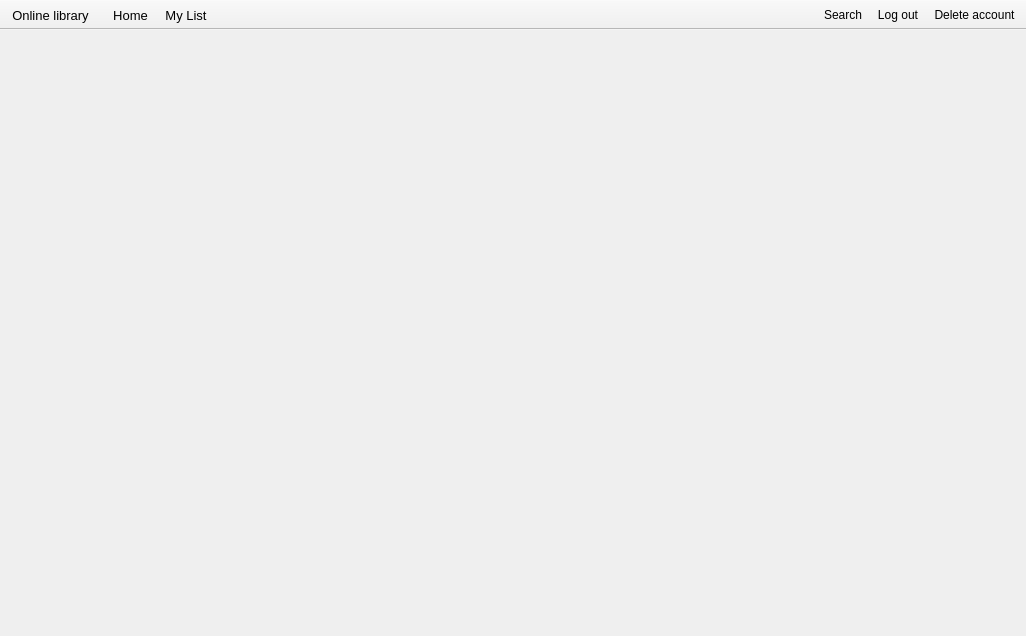
<?xml version="1.0" encoding="UTF-8"?>
<ui version="4.0">
 <class>MainWindow</class>
 <widget class="QMainWindow" name="MainWindow">
  <property name="geometry">
   <rect>
    <x>0</x>
    <y>0</y>
    <width>1026</width>
    <height>636</height>
   </rect>
  </property>
  <property name="windowTitle">
   <string>MainWindow</string>
  </property>
  <property name="iconSize">
   <size>
    <width>30</width>
    <height>30</height>
   </size>
  </property>
  <property name="toolButtonStyle">
   <enum>Qt::ToolButtonTextUnderIcon</enum>
  </property>
  <property name="animated">
   <bool>false</bool>
  </property>
  <property name="documentMode">
   <bool>true</bool>
  </property>
  <property name="tabShape">
   <enum>QTabWidget::Rounded</enum>
  </property>
  <property name="unifiedTitleAndToolBarOnMac">
   <bool>false</bool>
  </property>
  <widget class="QWidget" name="centralWidget">
   <layout class="QGridLayout" name="gridLayout_2">
    <item row="0" column="0">
     <widget class="QStackedWidget" name="stackedWidget">
      <property name="frameShape">
       <enum>QFrame::NoFrame</enum>
      </property>
      <property name="currentIndex">
       <number>0</number>
      </property>
      <widget class="QWidget" name="homePage">
       <layout class="QGridLayout" name="gridLayout">
        <item row="0" column="0">
         <widget class="QScrollArea" name="homePageScrollArea">
          <property name="frameShape">
           <enum>QFrame::NoFrame</enum>
          </property>
          <property name="widgetResizable">
           <bool>true</bool>
          </property>
          <widget class="QWidget" name="homePageScrollAreaWidgetContents">
           <property name="geometry">
            <rect>
             <x>0</x>
             <y>0</y>
             <width>982</width>
             <height>509</height>
            </rect>
           </property>
           <layout class="QGridLayout" name="gridLayout_3">
            <item row="0" column="0">
             <layout class="QVBoxLayout" name="genreVerticalLayout"/>
            </item>
           </layout>
          </widget>
         </widget>
        </item>
       </layout>
      </widget>
      <widget class="QWidget" name="searchPage">
       <layout class="QGridLayout" name="gridLayout_4">
        <item row="0" column="0">
         <widget class="QScrollArea" name="seachPageScrollArea">
          <property name="frameShape">
           <enum>QFrame::NoFrame</enum>
          </property>
          <property name="widgetResizable">
           <bool>true</bool>
          </property>
          <widget class="QWidget" name="searchPageScrollAreaWidgetContents">
           <property name="geometry">
            <rect>
             <x>0</x>
             <y>0</y>
             <width>975</width>
             <height>509</height>
            </rect>
           </property>
           <layout class="QGridLayout" name="gridLayout_6">
            <item row="1" column="1">
             <layout class="QGridLayout" name="searchPageGridLayout">
              <item row="1" column="0" colspan="4">
               <widget class="QScrollArea" name="scrollArea">
                <property name="widgetResizable">
                 <bool>true</bool>
                </property>
                <widget class="QWidget" name="scrollAreaWidgetContents_3">
                 <property name="geometry">
                  <rect>
                   <x>0</x>
                   <y>0</y>
                   <width>931</width>
                   <height>446</height>
                  </rect>
                 </property>
                </widget>
               </widget>
              </item>
              <item row="0" column="0">
               <spacer name="horizontalSpacer2">
                <property name="orientation">
                 <enum>Qt::Horizontal</enum>
                </property>
                <property name="sizeType">
                 <enum>QSizePolicy::Fixed</enum>
                </property>
                <property name="sizeHint" stdset="0">
                 <size>
                  <width>200</width>
                  <height>0</height>
                 </size>
                </property>
               </spacer>
              </item>
              <item row="0" column="1">
               <widget class="QLineEdit" name="searchLineEdit">
                <property name="minimumSize">
                 <size>
                  <width>300</width>
                  <height>30</height>
                 </size>
                </property>
                <property name="maximumSize">
                 <size>
                  <width>300</width>
                  <height>30</height>
                 </size>
                </property>
               </widget>
              </item>
              <item row="0" column="2">
               <widget class="QPushButton" name="pushButton">
                <property name="minimumSize">
                 <size>
                  <width>100</width>
                  <height>30</height>
                 </size>
                </property>
                <property name="maximumSize">
                 <size>
                  <width>100</width>
                  <height>30</height>
                 </size>
                </property>
                <property name="text">
                 <string>Search</string>
                </property>
               </widget>
              </item>
              <item row="0" column="3">
               <spacer name="horizontalSpacer3">
                <property name="orientation">
                 <enum>Qt::Horizontal</enum>
                </property>
                <property name="sizeType">
                 <enum>QSizePolicy::Fixed</enum>
                </property>
                <property name="sizeHint" stdset="0">
                 <size>
                  <width>300</width>
                  <height>20</height>
                 </size>
                </property>
               </spacer>
              </item>
             </layout>
            </item>
            <item row="1" column="0">
             <spacer name="horizontalSpacer4">
              <property name="orientation">
               <enum>Qt::Horizontal</enum>
              </property>
              <property name="sizeType">
               <enum>QSizePolicy::Fixed</enum>
              </property>
              <property name="sizeHint" stdset="0">
               <size>
                <width>0</width>
                <height>20</height>
               </size>
              </property>
             </spacer>
            </item>
           </layout>
          </widget>
         </widget>
        </item>
        <item row="0" column="1">
         <spacer name="horizontalSpacer1">
          <property name="orientation">
           <enum>Qt::Horizontal</enum>
          </property>
          <property name="sizeType">
           <enum>QSizePolicy::Fixed</enum>
          </property>
          <property name="sizeHint" stdset="0">
           <size>
            <width>0</width>
            <height>20</height>
           </size>
          </property>
         </spacer>
        </item>
       </layout>
      </widget>
      <widget class="QWidget" name="myListPage">
       <layout class="QGridLayout" name="gridLayout_5">
        <item row="0" column="0">
         <widget class="QScrollArea" name="myListPageScrollArea">
          <property name="frameShape">
           <enum>QFrame::NoFrame</enum>
          </property>
          <property name="widgetResizable">
           <bool>true</bool>
          </property>
          <widget class="QWidget" name="myListScrollAreaWidgetContents">
           <property name="geometry">
            <rect>
             <x>0</x>
             <y>0</y>
             <width>105</width>
             <height>105</height>
            </rect>
           </property>
           <layout class="QGridLayout" name="gridLayout_8">
            <item row="0" column="0">
             <widget class="QScrollArea" name="myListScrollArea">
              <property name="frameShape">
               <enum>QFrame::NoFrame</enum>
              </property>
              <property name="widgetResizable">
               <bool>true</bool>
              </property>
              <widget class="QWidget" name="myListScrollAreaWidgetContents_2">
               <property name="geometry">
                <rect>
                 <x>0</x>
                 <y>0</y>
                 <width>83</width>
                 <height>83</height>
                </rect>
               </property>
               <layout class="QGridLayout" name="gridLayout_10">
                <item row="0" column="0">
                 <layout class="QGridLayout" name="myListGridLayout"/>
                </item>
               </layout>
              </widget>
             </widget>
            </item>
           </layout>
          </widget>
         </widget>
        </item>
       </layout>
      </widget>
     </widget>
    </item>
   </layout>
  </widget>
  <widget class="QToolBar" name="iconToolBar">
   <property name="font">
    <font>
     <family>Arial</family>
    </font>
   </property>
   <property name="layoutDirection">
    <enum>Qt::RightToLeft</enum>
   </property>
   <property name="movable">
    <bool>false</bool>
   </property>
   <property name="iconSize">
    <size>
     <width>50</width>
     <height>45</height>
    </size>
   </property>
   <property name="toolButtonStyle">
    <enum>Qt::ToolButtonTextUnderIcon</enum>
   </property>
   <attribute name="toolBarArea">
    <enum>TopToolBarArea</enum>
   </attribute>
   <attribute name="toolBarBreak">
    <bool>false</bool>
   </attribute>
   <addaction name="actionLibraryIcon"/>
  </widget>
  <widget class="QToolBar" name="toolBar1">
   <property name="font">
    <font>
     <family>Arial</family>
     <pointsize>10</pointsize>
    </font>
   </property>
   <property name="windowTitle">
    <string>toolBar1</string>
   </property>
   <property name="layoutDirection">
    <enum>Qt::LeftToRight</enum>
   </property>
   <property name="movable">
    <bool>false</bool>
   </property>
   <property name="toolButtonStyle">
    <enum>Qt::ToolButtonIconOnly</enum>
   </property>
   <property name="floatable">
    <bool>true</bool>
   </property>
   <attribute name="toolBarArea">
    <enum>TopToolBarArea</enum>
   </attribute>
   <attribute name="toolBarBreak">
    <bool>false</bool>
   </attribute>
   <addaction name="actionHome"/>
   <addaction name="actionMyList"/>
  </widget>
  <widget class="QToolBar" name="toolBar2">
   <property name="font">
    <font>
     <pointsize>9</pointsize>
    </font>
   </property>
   <property name="windowTitle">
    <string>toolBar2</string>
   </property>
   <property name="layoutDirection">
    <enum>Qt::RightToLeft</enum>
   </property>
   <property name="movable">
    <bool>false</bool>
   </property>
   <property name="toolButtonStyle">
    <enum>Qt::ToolButtonIconOnly</enum>
   </property>
   <attribute name="toolBarArea">
    <enum>TopToolBarArea</enum>
   </attribute>
   <attribute name="toolBarBreak">
    <bool>false</bool>
   </attribute>
   <addaction name="actionDeleteAccount"/>
   <addaction name="actionLogOut"/>
   <addaction name="actionSearchIcon"/>
  </widget>
  <action name="actionLibraryIcon">
   <property name="enabled">
    <bool>true</bool>
   </property>
   <property name="icon">
    <iconset>
     <normaloff>Images/online-library.png</normaloff>Images/online-library.png</iconset>
   </property>
   <property name="text">
    <string>Online library</string>
   </property>
   <property name="toolTip">
    <string>Online library</string>
   </property>
   <property name="font">
    <font>
     <family>Arial</family>
     <pointsize>10</pointsize>
     <weight>50</weight>
     <bold>false</bold>
    </font>
   </property>
   <property name="iconVisibleInMenu">
    <bool>true</bool>
   </property>
  </action>
  <action name="actionLogOut">
   <property name="text">
    <string>Log out</string>
   </property>
  </action>
  <action name="actionDeleteAccount">
   <property name="text">
    <string>Delete account</string>
   </property>
  </action>
  <action name="actionSearchIcon">
   <property name="icon">
    <iconset>
     <normaloff>Images/search.png</normaloff>Images/search.png</iconset>
   </property>
   <property name="text">
    <string>Search</string>
   </property>
   <property name="toolTip">
    <string>Search</string>
   </property>
  </action>
  <action name="actionHome">
   <property name="text">
    <string>Home</string>
   </property>
  </action>
  <action name="actionMyList">
   <property name="text">
    <string>My List</string>
   </property>
  </action>
 </widget>
 <layoutdefault spacing="6" margin="11"/>
 <resources/>
 <connections/>
</ui>
